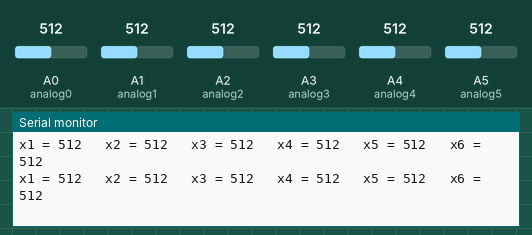
A sketch run on a simulated Arduino Uno, built with avr-gcc and run on an emulated ATmega328P. Parts: the last lines printed to the serial monitor. The inputs (shaded band) are chosen by the test bench; at power-on: A0 (analog0) = 512, A1 (analog1) = 512, A2 (analog2) = 512, A3 (analog3) = 512, A4 (analog4) = 512, A5 (analog5) = 512.

Above: at 1.2 s.
1.3 s: A0 (analog0) set to 108
At 1.57 s:
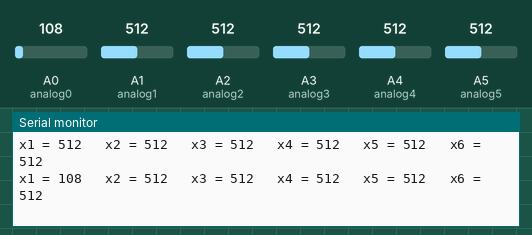
4.3 s: A0 (analog0) set to 92
At 4.4 s:
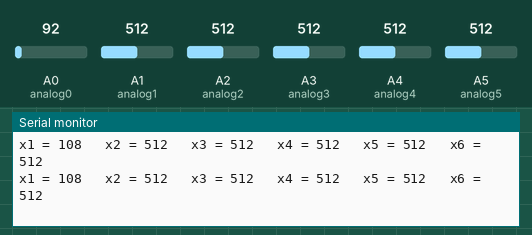
14.8 s: A1 (analog1) set to 106
At 14.9 s:
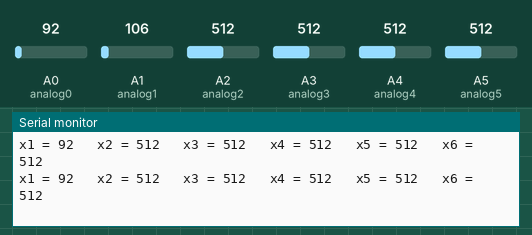
17.8 s: A1 (analog1) set to 88
At 17.92 s:
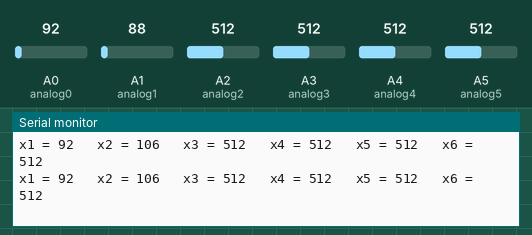
Timing chart, 0 to 20.8 s (numbered marks = the images above; inputs shaded):
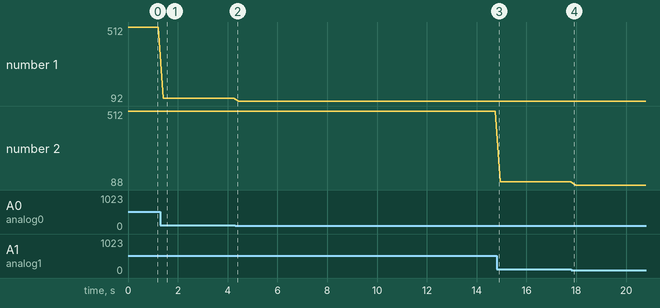

Measured:
- after the input at 1.3 s, the serial monitor: prints a new line after 0.11 s (image 1)
- plotted number 1: 512 → 108 after the input at 1.3 s, 108 → 92 after the input at 4.3 s
- plotted number 2: 512 → 106 after the input at 14.8 s, 106 → 88 after the input at 17.8 s

The sketch:

APM_Servo_Output.ino
```cpp
int val0=0;
int val1=0;
int val2=0;
int val3=0;
int val4=0;
int val5=0;

int analog0 = A0;
int analog1 = A1;
int analog2 = A2;
int analog3 = A3;
int analog4 = A4;
int analog5 = A5;

void setup()
{
Serial.begin(9600);
pinMode(val0, INPUT);
pinMode(val1, INPUT);
pinMode(val2, INPUT);
pinMode(val3, INPUT);
pinMode(val4, INPUT);
pinMode(val5, INPUT);
}

void loop()
{
val0 = analogRead(analog0);
val1 = analogRead(analog1);
val2 = analogRead(analog2);
val3 = analogRead(analog3);
val4 = analogRead(analog4);
val5 = analogRead(analog5);

Serial.print("x1 = ");
Serial.print(val0);
Serial.print("   x2 = ");
Serial.print(val1);
Serial.print("   x3 = ");
Serial.print(val2);
Serial.print("   x4 = ");
Serial.print(val3);
Serial.print("   x5 = ");
Serial.print(val4);
Serial.print("   x6 = ");
Serial.print(val5);
Serial.print("\n");
delay(200);
}
```
